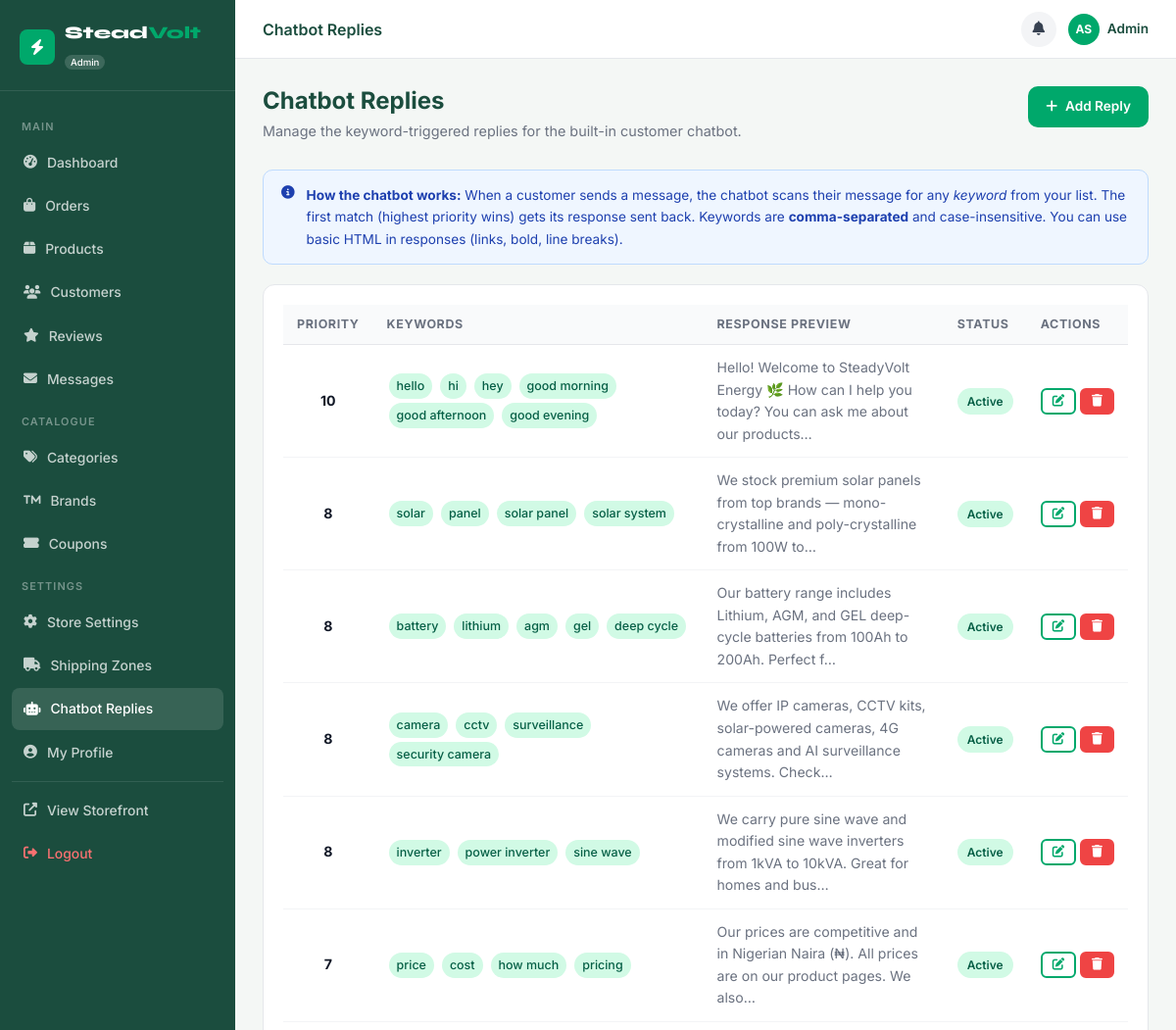
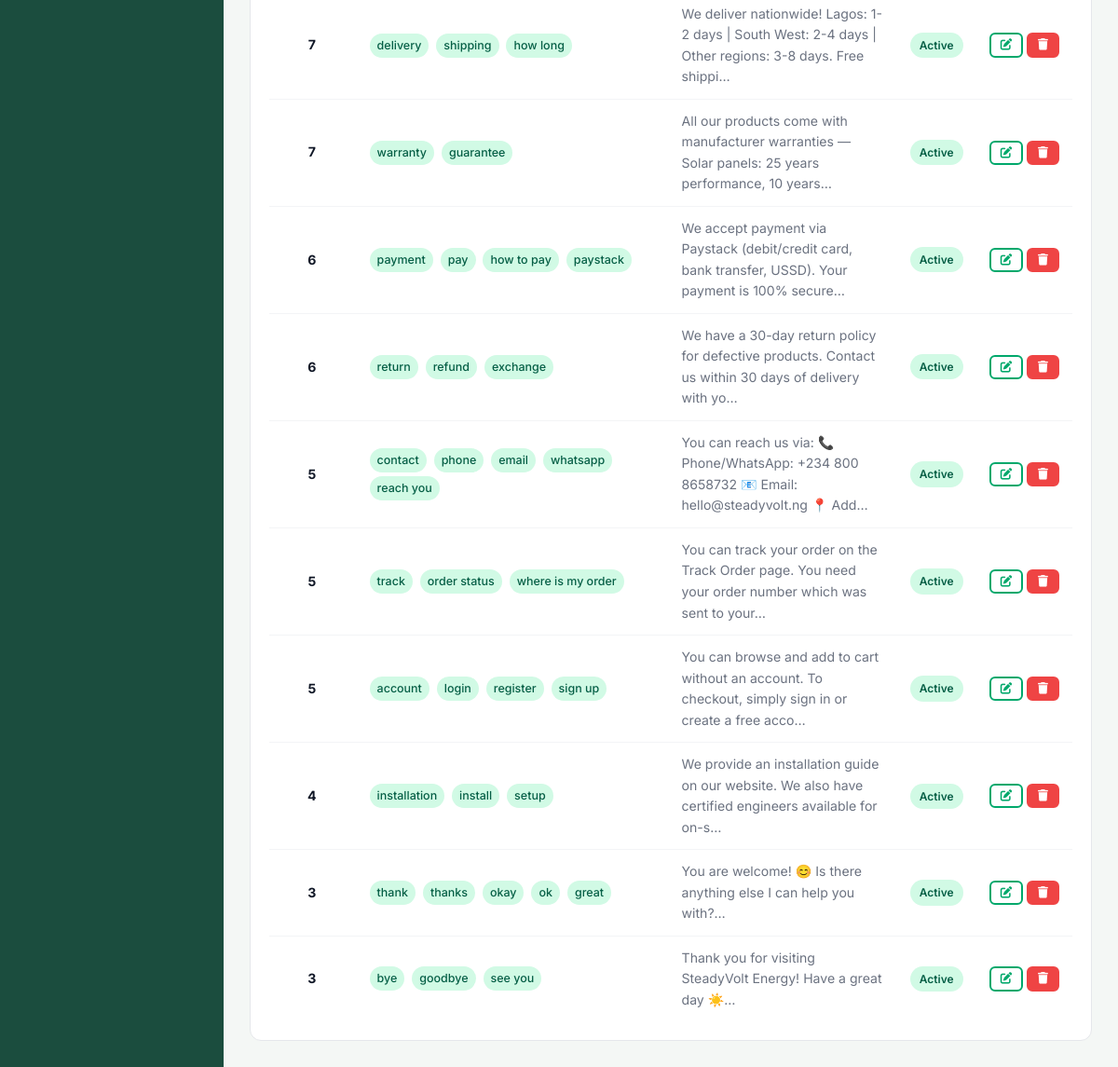
/admin/chatbot.php (signed in), run on the app's committed database (2 pictures, top to bottom).
### tables this page shows
CREATE TABLE chatbot_responses (
  id       INT UNSIGNED AUTO_INCREMENT PRIMARY KEY,
  keywords TEXT NOT NULL COMMENT 'comma-separated trigger words',
  response TEXT NOT NULL,
  priority INT DEFAULT 0,
  is_active TINYINT(1) DEFAULT 1
);

### includes/db.php (called while the page is built, shortened)
<?php
class DB {
    private static ?PDO $pdo = null;
    public static function conn(): PDO {
        if (self::$pdo === null) {
            $dsn = sprintf('mysql:host=%s;dbname=%s;charset=%s', DB_HOST, DB_NAME, DB_CHARSET);
            $options = [
                PDO::ATTR_ERRMODE            => PDO::ERRMODE_EXCEPTION,
                PDO::ATTR_DEFAULT_FETCH_MODE => PDO::FETCH_ASSOC,
                PDO::ATTR_EMULATE_PREPARES   => false,
                PDO::MYSQL_ATTR_INIT_COMMAND => "SET NAMES utf8mb4 COLLATE utf8mb4_unicode_ci",
            ];
            try {
                self::$pdo = new PDO($dsn, DB_USER, DB_PASS, $options);
            } catch (PDOException $e) {
                if (APP_DEBUG) {
                    die('DB Connection failed: ' . $e->getMessage());
                }
                die('Service temporarily unavailable. Please try again later.');
            }
        }
        return self::$pdo;
    }
    public static function query(string $sql, array $params = []): PDOStatement {
        $stmt = self::conn()->prepare($sql);
        $stmt->execute($params);
        return $stmt;
    }
    public static function all(string $sql, array $params = []): array {
        return self::query($sql, $params)->fetchAll();
    }
}

### includes/functions.php (called while the page is built, shortened)
<?php
require_once __DIR__ . '/db.php';
function clean(string $str): string {
    return htmlspecialchars(trim($str), ENT_QUOTES, 'UTF-8');
}

### admin/chatbot.php (the view, shortened to what this page needs)
<?php
require_once dirname(__DIR__) . '/includes/functions.php';
$responses = DB::all("SELECT * FROM chatbot_responses ORDER BY priority DESC, id ASC");
require_once dirname(__DIR__) . '/includes/admin-header.php';
?>
<div class="admin-content">
  <div class="admin-page-header">
    <div>
      <h1>Chatbot Replies</h1>
      <p>Manage the keyword-triggered replies for the built-in customer chatbot.</p>
    </div>
    <a href="?action=add" class="btn btn-primary btn-sm"><i class="fas fa-plus"></i> Add Reply</a>
  </div>
  <div class="admin-info-box">
    <i class="fas fa-info-circle"></i>
    <div>
      <strong>How the chatbot works:</strong> When a customer sends a message, the chatbot scans their message for
      any <em>keyword</em> from your list. The first match (highest priority wins) gets its response sent back.
      Keywords are <strong>comma-separated</strong> and case-insensitive. You can use basic HTML in responses (links, bold, line breaks).
    </div>
  </div>
  <div class="admin-card">
    <div class="table-wrap">
      <table class="data-table">
        <thead>
          <tr><th>Priority</th><th>Keywords</th><th>Response Preview</th><th>Status</th><th>Actions</th></tr>
        </thead>
        <tbody>
          <?php foreach ($responses as $r): ?>
          <tr class="<?= !$r['is_active'] ? 'row-inactive' : '' ?>">
            <td class="text-center"><strong><?= $r['priority'] ?></strong></td>
            <td>
              <?php foreach (explode(',', $r['keywords']) as $kw): ?>
              <span class="badge badge-keyword"><?= clean(trim($kw)) ?></span>
              <?php endforeach; ?>
            </td>
            <td class="td-preview"><?= clean(substr(strip_tags($r['response']), 0, 100)) ?>…</td>
            <td>
              <a href="?action=toggle&id=<?= $r['id'] ?>" title="Toggle active">
                <?php if ($r['is_active']): ?>
                <span class="status-pill status-active">Active</span>
                <?php else: ?>
                <span class="status-pill status-inactive">Inactive</span>
                <?php endif; ?>
              </a>
            </td>
            <td class="td-actions">
              <a href="?action=edit&id=<?= $r['id'] ?>" class="btn btn-outline btn-xs"><i class="fas fa-edit"></i></a>
              <a href="?action=delete&id=<?= $r['id'] ?>" class="btn btn-danger btn-xs" onclick="return confirm('Delete this reply?')"><i class="fas fa-trash"></i></a>
            </td>
          </tr>
          <?php endforeach; ?>
        </tbody>
      </table>
    </div>
  </div>
</div>
<?php require_once dirname(__DIR__) . '/includes/admin-footer.php'; ?>

### assets/css/style.css (style rules this page uses)
:root { --green: #00A86B; --green-dark: #00875A; --green-light: #E6F7F1; --forest: #1B4D3E; --gold: #F5A623; --white: #FFFFFF; --off-white: #F7FAF9; --gray-50: #F9FAFB; --gray-100: #F3F4F6; --gray-200: #E5E7EB; --gray-300: #D1D5DB; --gray-500: #6B7280; --gray-700: #374151; --gray-900: #111827; --danger: #EF4444; --danger-light: #FEF2F2; --warning: #F59E0B; --info: #3B82F6; --font-body: 'Inter', system-ui, -apple-system, sans-serif; --font-display: 'Syne', 'Inter', sans-serif; --radius-sm: 6px; --radius: 10px; --radius-lg: 16px; --radius-xl: 24px; --shadow-sm: 0 1px 3px rgba(0, 0, 0, .08), 0 1px 2px rgba(0, 0, 0, .04); --shadow: 0 4px 16px rgba(0, 0, 0, .08); --shadow-lg: 0 12px 40px rgba(0, 0, 0, .12); --shadow-green: 0 8px 24px rgba(0, 168, 107, .25); --transition: 0.2s ease; --container: 1280px; --nav-h: 72px; }
*, *::before, *::after { box-sizing: border-box; margin: 0; padding: 0; }
html { font-size: 16px; scroll-behavior: smooth; }
body { font-family: var(--font-body); color: var(--gray-900); background: var(--white); line-height: 1.6; -webkit-font-smoothing: antialiased; }
a { color: var(--green); text-decoration: none; }
h1, h2, h3, h4, h5, h6 { line-height: 1.25; font-weight: 700; }
.btn { display: inline-flex; align-items: center; gap: 8px; padding: 12px 24px; border-radius: var(--radius); font-weight: 600; font-size: 0.95rem; transition: all var(--transition); cursor: pointer; border: 2px solid transparent; white-space: nowrap; }
.btn-primary { background: var(--green); color: var(--white); }
.btn-outline { border-color: var(--green); color: var(--green); background: transparent; }
.btn-danger { background: var(--danger); color: var(--white); border-color: var(--danger); }
.btn-sm { padding: 8px 16px; font-size: 0.85rem; }
.btn-xs { padding: 5px 10px; font-size: 0.78rem; border-radius: var(--radius-sm); }
.badge { display: inline-flex; align-items: center; padding: 3px 8px; border-radius: 99px; font-size: 0.72rem; font-weight: 700; }
.badge-keyword { background: var(--green-light); color: var(--green); padding: 3px 8px; margin: 2px; font-size: 0.8rem; border-radius: 99px; display: inline-block; }
.data-table { width: 100%; border-collapse: collapse; font-size: 0.88rem; }
.data-table th { padding: 10px 14px; text-align: left; font-size: 0.78rem; text-transform: uppercase; letter-spacing: .05em; color: var(--gray-500); background: var(--gray-50); border-bottom: 1px solid var(--gray-200); white-space: nowrap; }
.data-table td { padding: 12px 14px; border-bottom: 1px solid var(--gray-100); vertical-align: middle; }
.data-table tr:last-child td { border-bottom: none; }
.table-wrap { overflow-x: auto; }
.status-pill { display: inline-flex; align-items: center; gap: 5px; padding: 4px 10px; border-radius: 99px; font-size: 0.75rem; font-weight: 600; }
.status-active { background: #D1FAE5; color: #065F46; }
.text-center { text-align: center; }

### assets/css/admin.css (style rules this page uses)
.admin-body { background: #F4F7F5; margin: 0; padding: 0; }
.admin-content { padding: 28px; flex: 1; }
.admin-page-header { display: flex; align-items: flex-start; justify-content: space-between; gap: 20px; margin-bottom: 28px; flex-wrap: wrap; }
.admin-page-header h1 { font-size: 1.5rem; color: #1B4D3E; }
.admin-page-header p { color: #6B7280; font-size: 0.9rem; margin-top: 4px; }
.admin-card { background: #fff; border: 1px solid #E5E7EB; border-radius: 12px; padding: 20px; margin-bottom: 20px; }
.td-actions { white-space: nowrap; }
.td-preview { max-width: 300px; color: #6B7280; }
.admin-info-box { background: #EFF6FF; border: 1px solid #BFDBFE; border-radius: 10px; padding: 14px 18px; font-size: 0.85rem; color: #1E40AF; display: flex; align-items: flex-start; gap: 12px; margin-bottom: 20px; line-height: 1.65; }
.admin-info-box i { flex-shrink: 0; margin-top: 2px; }
.badge-keyword { background: #D1FAE5; color: #065F46; padding: 3px 8px; border-radius: 99px; font-size: 0.78rem; font-weight: 500; display: inline-block; margin: 2px; }

### data on the page
chatbot_responses: priority "10", keywords "hello", keywords "hi", keywords "hey", keywords "good morning", keywords "good afternoon", keywords "good evening", response "Hello! Welcome to SteadyVolt Energy 🌿 How can I help you today? You can ask me about our products", is_active "Active"
chatbot_responses: priority "8", keywords "solar", keywords "panel", keywords "solar panel", keywords "solar system", response "We stock premium solar panels from top brands — mono-crystalline and poly-crystalline from 100W to", is_active "Active"
chatbot_responses: priority "8", keywords "battery", keywords "lithium", keywords "agm", keywords "gel", keywords "deep cycle", response "Our battery range includes Lithium, AGM, and GEL deep-cycle batteries from 100Ah to 200Ah. Perfect f", is_active "Active"
chatbot_responses: priority "8", keywords "camera", keywords "cctv", keywords "surveillance", keywords "security camera", response "We offer IP cameras, CCTV kits, solar-powered cameras, 4G cameras and AI surveillance systems. Check", is_active "Active"
chatbot_responses: priority "8", keywords "inverter", keywords "power inverter", keywords "sine wave", response "We carry pure sine wave and modified sine wave inverters from 1kVA to 10kVA. Great for homes and bus", is_active "Active"
chatbot_responses: priority "7", keywords "price", keywords "cost", keywords "how much", keywords "pricing", response "Our prices are competitive and in Nigerian Naira (₦). All prices are on our product pages. We also", is_active "Active"
chatbot_responses: priority "7", keywords "delivery", keywords "shipping", keywords "how long", response "We deliver nationwide! Lagos: 1-2 days | South West: 2-4 days | Other regions: 3-8 days. Free shippi", is_active "Active"
chatbot_responses: priority "7", keywords "warranty", keywords "guarantee", response "All our products come with manufacturer warranties — Solar panels: 25 years performance, 10 years", is_active "Active"
chatbot_responses: priority "6", keywords "payment", keywords "pay", keywords "how to pay", keywords "paystack", response "We accept payment via Paystack (debit/credit card, bank transfer, USSD). Your payment is 100% secure", is_active "Active"
chatbot_responses: priority "6", keywords "return", keywords "refund", keywords "exchange", response "We have a 30-day return policy for defective products. Contact us within 30 days of delivery with yo", is_active "Active"
chatbot_responses: priority "5", keywords "contact", keywords "phone", keywords "email", keywords "whatsapp", keywords "reach you", response "You can reach us via: 📞 Phone/WhatsApp: +234 800 8658732 📧 Email: hello@steadyvolt.ng 📍 Add", is_active "Active"
chatbot_responses: priority "5", keywords "track", keywords "order status", keywords "where is my order", response "You can track your order on the Track Order page. You need your order number which was sent to your", is_active "Active"
chatbot_responses: priority "5", keywords "account", keywords "login", keywords "register", keywords "sign up", response "You can browse and add to cart without an account. To checkout, simply sign in or create a free acco", is_active "Active"
chatbot_responses: priority "4", keywords "installation", keywords "install", keywords "setup", response "We provide an installation guide on our website. We also have certified engineers available for on-s", is_active "Active"
chatbot_responses: priority "3", keywords "thank", keywords "thanks", keywords "okay", keywords "ok", keywords "great", response "You are welcome! 😊 Is there anything else I can help you with?", is_active "Active"
chatbot_responses: priority "3", keywords "bye", keywords "goodbye", keywords "see you", response "Thank you for visiting SteadyVolt Energy! Have a great day ☀️", is_active "Active"

### other printed values
$page_title "Chatbot Replies"
substr($user['first_name'],0,1).substr($user['last_name'],0,1) "AS"
$user['first_name'] "Admin"
